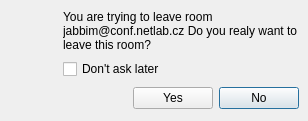
<ui version="4.0" >
 <class>leaveroom</class>
 <widget class="QDialog" name="leaveroom" >
  <property name="geometry" >
   <rect>
    <x>0</x>
    <y>0</y>
    <width>308</width>
    <height>121</height>
   </rect>
  </property>
  <property name="windowTitle" >
   <string>Leave room</string>
  </property>
  <property name="windowIcon" >
   <iconset>images/16x16/apps/jabbim.png</iconset>
  </property>
  <layout class="QGridLayout" >
   <property name="margin" >
    <number>9</number>
   </property>
   <property name="spacing" >
    <number>6</number>
   </property>
   <item row="2" column="0" colspan="2" >
    <spacer>
     <property name="orientation" >
      <enum>Qt::Horizontal</enum>
     </property>
     <property name="sizeHint" >
      <size>
       <width>16</width>
       <height>27</height>
      </size>
     </property>
    </spacer>
   </item>
   <item row="2" column="3" >
    <widget class="QPushButton" name="pushButton_2" >
     <property name="text" >
      <string>No</string>
     </property>
    </widget>
   </item>
   <item row="2" column="2" >
    <widget class="QPushButton" name="pushButton" >
     <property name="text" >
      <string>Yes</string>
     </property>
    </widget>
   </item>
   <item row="0" column="0" >
    <widget class="QLabel" name="label_2" >
     <property name="maximumSize" >
      <size>
       <width>48</width>
       <height>48</height>
      </size>
     </property>
     <property name="text" >
      <string/>
     </property>
     <property name="pixmap" >
      <pixmap>images/48x48/categories/conferences.png</pixmap>
     </property>
    </widget>
   </item>
   <item row="0" column="1" colspan="3" >
    <widget class="QLabel" name="leaveroom" >
     <property name="text" >
      <string>You are trying to leave room jabbim@conf.netlab.cz
Do you realy want to leave this room?</string>
     </property>
     <property name="textFormat" >
      <enum>Qt::RichText</enum>
     </property>
     <property name="wordWrap" >
      <bool>true</bool>
     </property>
    </widget>
   </item>
   <item row="1" column="1" colspan="3" >
    <widget class="QCheckBox" name="checkBox" >
     <property name="text" >
      <string>Don't ask later</string>
     </property>
    </widget>
   </item>
  </layout>
 </widget>
 <resources/>
 <connections>
  <connection>
   <sender>pushButton_2</sender>
   <signal>clicked()</signal>
   <receiver>leaveroom</receiver>
   <slot>reject()</slot>
   <hints>
    <hint type="sourcelabel" >
     <x>286</x>
     <y>102</y>
    </hint>
    <hint type="destinationlabel" >
     <x>322</x>
     <y>127</y>
    </hint>
   </hints>
  </connection>
  <connection>
   <sender>pushButton</sender>
   <signal>clicked()</signal>
   <receiver>leaveroom</receiver>
   <slot>accept()</slot>
   <hints>
    <hint type="sourcelabel" >
     <x>194</x>
     <y>98</y>
    </hint>
    <hint type="destinationlabel" >
     <x>256</x>
     <y>127</y>
    </hint>
   </hints>
  </connection>
  <connection>
   <sender>checkBox</sender>
   <signal>toggled(bool)</signal>
   <receiver>pushButton_2</receiver>
   <slot>setDisabled(bool)</slot>
   <hints>
    <hint type="sourcelabel" >
     <x>103</x>
     <y>68</y>
    </hint>
    <hint type="destinationlabel" >
     <x>261</x>
     <y>108</y>
    </hint>
   </hints>
  </connection>
 </connections>
</ui>
